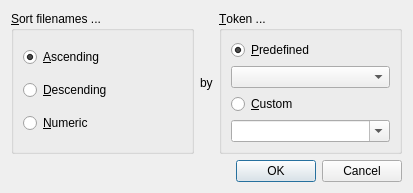
<?xml version="1.0" encoding="UTF-8"?>
<ui version="4.0">
 <class>TokenSortModeDialog</class>
 <widget class="QDialog" name="TokenSortModeDialog">
  <property name="geometry">
   <rect>
    <x>0</x>
    <y>0</y>
    <width>413</width>
    <height>189</height>
   </rect>
  </property>
  <property name="windowTitle">
   <string>Custom Sorting</string>
  </property>
  <layout class="QVBoxLayout" name="verticalLayout_2">
   <item>
    <layout class="QHBoxLayout" name="horizontalLayout">
     <item>
      <widget class="QGroupBox" name="groupBox">
       <property name="title">
        <string>&amp;Sort filenames ...</string>
       </property>
       <layout class="QVBoxLayout" name="verticalLayout">
        <item>
         <widget class="QRadioButton" name="radioAscending">
          <property name="text">
           <string>&amp;Ascending</string>
          </property>
          <property name="checked">
           <bool>true</bool>
          </property>
         </widget>
        </item>
        <item>
         <widget class="QRadioButton" name="radioDescending">
          <property name="text">
           <string>&amp;Descending</string>
          </property>
         </widget>
        </item>
        <item>
         <widget class="QRadioButton" name="radioNumeric">
          <property name="text">
           <string>&amp;Numeric</string>
          </property>
         </widget>
        </item>
       </layout>
      </widget>
     </item>
     <item>
      <widget class="QLabel" name="label">
       <property name="sizePolicy">
        <sizepolicy hsizetype="Maximum" vsizetype="Preferred">
         <horstretch>0</horstretch>
         <verstretch>0</verstretch>
        </sizepolicy>
       </property>
       <property name="text">
        <string>by</string>
       </property>
      </widget>
     </item>
     <item>
      <widget class="QGroupBox" name="groupBox_2">
       <property name="title">
        <string>&amp;Token ...</string>
       </property>
       <layout class="QVBoxLayout" name="verticalLayout_3">
        <item>
         <widget class="QRadioButton" name="radioPredefined">
          <property name="text">
           <string>&amp;Predefined</string>
          </property>
          <property name="checked">
           <bool>true</bool>
          </property>
         </widget>
        </item>
        <item>
         <widget class="QComboBox" name="comboPredefined"/>
        </item>
        <item>
         <widget class="QRadioButton" name="radioCustom">
          <property name="text">
           <string>&amp;Custom</string>
          </property>
         </widget>
        </item>
        <item>
         <widget class="QComboBox" name="comboToken">
          <property name="editable">
           <bool>true</bool>
          </property>
         </widget>
        </item>
       </layout>
      </widget>
     </item>
    </layout>
   </item>
   <item>
    <spacer name="verticalSpacer">
     <property name="orientation">
      <enum>Qt::Vertical</enum>
     </property>
     <property name="sizeHint" stdset="0">
      <size>
       <width>20</width>
       <height>4</height>
      </size>
     </property>
    </spacer>
   </item>
   <item>
    <widget class="QDialogButtonBox" name="buttonBox">
     <property name="orientation">
      <enum>Qt::Horizontal</enum>
     </property>
     <property name="standardButtons">
      <set>QDialogButtonBox::Cancel|QDialogButtonBox::Ok</set>
     </property>
    </widget>
   </item>
  </layout>
 </widget>
 <resources/>
 <connections>
  <connection>
   <sender>buttonBox</sender>
   <signal>accepted()</signal>
   <receiver>TokenSortModeDialog</receiver>
   <slot>accept()</slot>
   <hints>
    <hint type="sourcelabel">
     <x>248</x>
     <y>254</y>
    </hint>
    <hint type="destinationlabel">
     <x>157</x>
     <y>274</y>
    </hint>
   </hints>
  </connection>
  <connection>
   <sender>buttonBox</sender>
   <signal>rejected()</signal>
   <receiver>TokenSortModeDialog</receiver>
   <slot>reject()</slot>
   <hints>
    <hint type="sourcelabel">
     <x>316</x>
     <y>260</y>
    </hint>
    <hint type="destinationlabel">
     <x>286</x>
     <y>274</y>
    </hint>
   </hints>
  </connection>
 </connections>
</ui>
